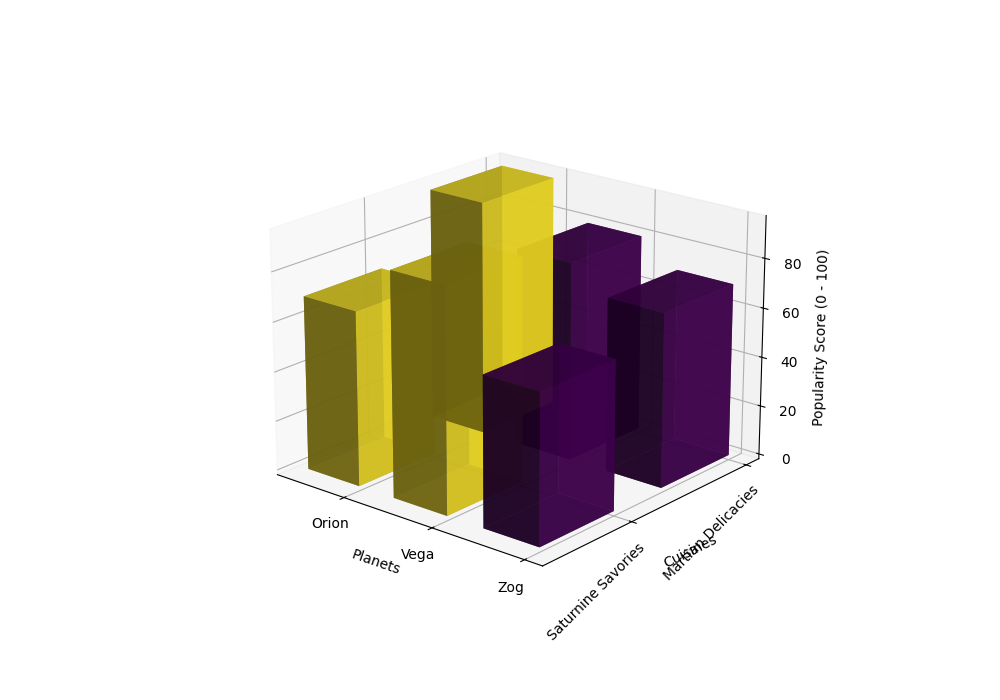

Write the Python code that produced this figure.
import numpy as np
import matplotlib.pyplot as plt
from mpl_toolkits.mplot3d import Axes3D

planets = ['Zog', 'Vega', 'Orion']
cuisines = ['Martian Delicacies', 'Saturnine Savories']
popularity_scores = np.array([
    [70, 90],
    [60, 95],
    [80, 70]
])

fig = plt.figure(figsize=(10, 7))
ax = fig.add_subplot(111, projection='3d')

xpos, ypos = np.meshgrid(np.arange(len(planets)), np.arange(len(cuisines)), indexing="ij")
xpos = xpos.flatten()
ypos = ypos.flatten()
zpos = np.zeros_like(xpos)

dx = dy = 0.6
dz = popularity_scores.flatten()

colors = plt.cm.viridis(np.linspace(0, 1, len(cuisines)))

for i, (_, score_row) in enumerate(zip(planets, popularity_scores)):
   ax.bar3d(xpos[i::len(planets)], ypos[i::len(planets)], zpos[i::len(planets)], dx, dy, score_row, color=colors, alpha=0.8)

ax.set_xticks(np.arange(len(planets)))
ax.set_yticks(np.arange(len(cuisines)))
ax.set_xticklabels(planets)
ax.set_yticklabels(cuisines, rotation=45, ha='right')
ax.set_xlabel('Planets')
ax.set_ylabel('Cuisines')
ax.set_zlabel('Popularity Score (0 - 100)')

ax.view_init(elev=20, azim=130)

plt.show()
